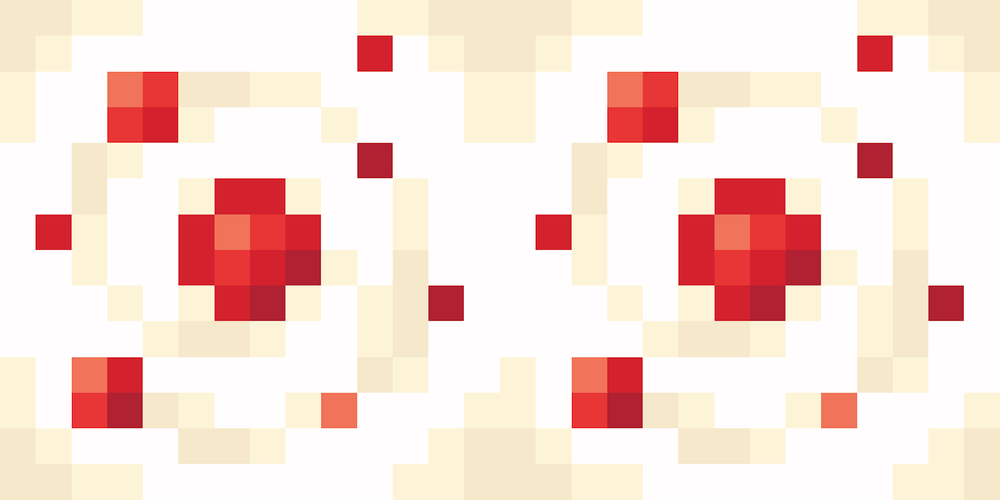
#> input picture cake.png, 1000 x 500 px, shrunk from 1600 x 800 before the run
$ jupyter execute --allow-errors prototype.ipynb
#> lines starting #> are read from the running program, lines starting #| are printed output that depends on the picture
[cell 1]
import skimage.io
import matplotlib.pyplot as plt
import numpy as np
import random

[cell 2]
def total_value(values):
    # return the number of pieces as they are all of equal value
    return len(values)

def cut_position(values, ratio):
    # return the whole cake in the special case where the user wants the whole cake
    if ratio == 1:
        return 1
    # calculate the desired number of pieces
    slices_target = total_value(values) * ratio
    # split the whole and fractional pieces for processing
    whole_pieces = int(slices_target)
    fractional_part = slices_target - whole_pieces
    # get the position of the last whole piece or zero where there are none
    position = values[whole_pieces - 1] if whole_pieces > 0 else 0
    # get the size of the next piece and add a fraction of that to the position
    next_jump = values[whole_pieces] - position
    position += fractional_part * next_jump
    # normalise and return the position
    return position / values[-1]

def evaluate(values, ratio):
    if ratio == 0:
        return 0
    # get the precise position of the end of the cut
    cut_position = values[-1] * ratio
    # get the pieces that come before the cut
    left_pieces = [x for x in values if x < cut_position]
    # get the whole number position as zero or the last piece that comes before the cut
    reference_point = left_pieces[-1] if left_pieces else 0
    # get the width of the first non-left slice
    next_slice_width = values[len(left_pieces)] - reference_point
    # get the fractional width of the piece
    partition_width = cut_position - reference_point
    # add the ratio of the fractinal piece to the number of whole piece
    total_width = len(left_pieces) + partition_width / next_slice_width
    # return the normalised evaluation
    return total_width / len(values)

def diff_cut(values, ratio, range):
    start_value = evaluate(values, range[0])
    end_value = evaluate(values, range[1])

    target_value = start_value + ratio * (end_value - start_value)
    position = cut_position(values, target_value)

    return position

def diff_eval (values, range):
    return evaluate(values, range[1]) - evaluate(values, range[0])

[cell 3]
# Initialise piecewise uniform values
values = [[1, 4, 6.5, 7, 8, 10, 13],
          [2, 4, 6, 8, 10, 12, 14],
          [1, 2, 3, 5, 8, 13, 21]]

# Declare array of colours for each value set
colors = ["red", "green", "blue"]

# Read in the cake image
cake = skimage.io.imread("cake.png") / 255.0

# Instantiate a figure
fig, axs = plt.subplots(1, len(values), figsize=(10, 5))

# Loop over the values array
for idx, (value_set, ax) in enumerate(zip(values, axs)):
    ax.imshow(cake, cmap="gray", interpolation="nearest")
    ax.axis("off")

    # Declare the end of the image and the values
    pixel_width = cake.shape[1]
    slice_width = value_set[-1]

    # Plot a line for each equal value section
    for value in value_set[:-1]:
        position = pixel_width * (value / slice_width)
        ax.axvline(x=position, color= colors[idx], linestyle='-', linewidth=2)
    ax.axvline(x=pixel_width * (cut_position(value_set, 0.5) ), color="black", linestyle='--', linewidth=2)

# Display the figure with a tight layout
plt.tight_layout()
plt.show()
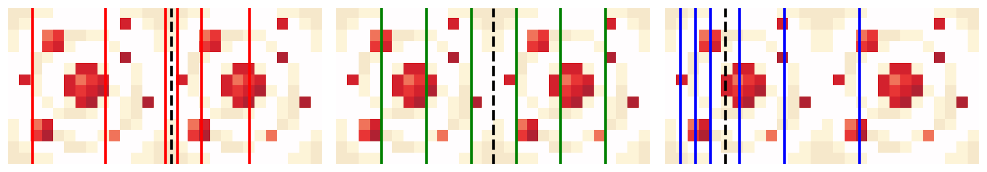
#> figure drawn by matplotlib, 3 panels

[cell 4]
# Two person cut and choose

x = [x/10 for x in sorted(random.sample(range(1, 11), 5))]
y = [x/10 for x in sorted(random.sample(range(1, 11), 5))]

x_cut_pos = cut_position(x, 0.5)

fig, axes = plt.subplots(1, 2, figsize=(8, 4))

for ax, values, color in zip(axes, [x, y], ["green", "blue"]):
    ax.imshow(cake, cmap="gray", interpolation="nearest")
    ax.axis("off")
    ax.axvline(x=pixel_width * cut_position(values, 0.5), color="black", linestyle='--', linewidth=3)
    for value in values[:-1]:
        ax.axvline(x=pixel_width * (value / values[-1]), color=color, linestyle='-', linewidth=1.5)

plt.tight_layout()
plt.show()
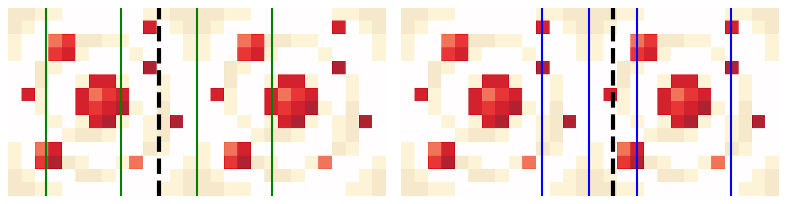
#> figure drawn by matplotlib, 2 panels

print(round(evaluate(x, cut_position(x, 0.5)), 2), round(1 - evaluate(x, cut_position(x, 0.5)), 2))
print(round(evaluate(y, cut_position(x, 0.5)), 2), round(1 - evaluate(y, cut_position(x, 0.5)), 2))

[cell 5]
# Selfridge-conway algorithm

# randomly generate three piecewise uniform value assignments
a, b, c = sorted(random.sample(range(1, 11), 5)), sorted(random.sample(range(1, 11), 5)), sorted(random.sample(range(1, 11), 5))

# generate three slices of equal value according to agent a
initial_cuts = [0, cut_position(a, 1/3), cut_position(a, 2/3), 1]
initial_slices = [(initial_cuts[i], initial_cuts[i+1]) for i in range(len(initial_cuts)-1)]

# generate evaluations from the perspective of agent b
initial_evaluations = [diff_eval(b, x) for x in initial_slices]

print(initial_evaluations)

highest_piece = np.argmax(initial_evaluations)
second_highest_piece = np.argsort(initial_evaluations)[-2]
second_highest_value = initial_evaluations[second_highest_piece]

print(second_highest_value)

for i in range(len(initial_slices)):
    print(f"{i}: {initial_slices[i]} = {initial_evaluations[i]}")

#> (the rest of this cell did not finish here and is left out)

[cell 6]
import numpy as np
import matplotlib.pyplot as plt

# Assuming trim and secondary_slices are already defined

# Define the width of the cake (image width)
pixel_width = cake.shape[1]

# Copy the cake image
new_cake = cake.copy()

# Apply initial slices to the cake
new_cake[:, (int(pixel_width * initial_slices[0][0])):int((pixel_width * initial_slices[0][1])), 0] *= 1/2
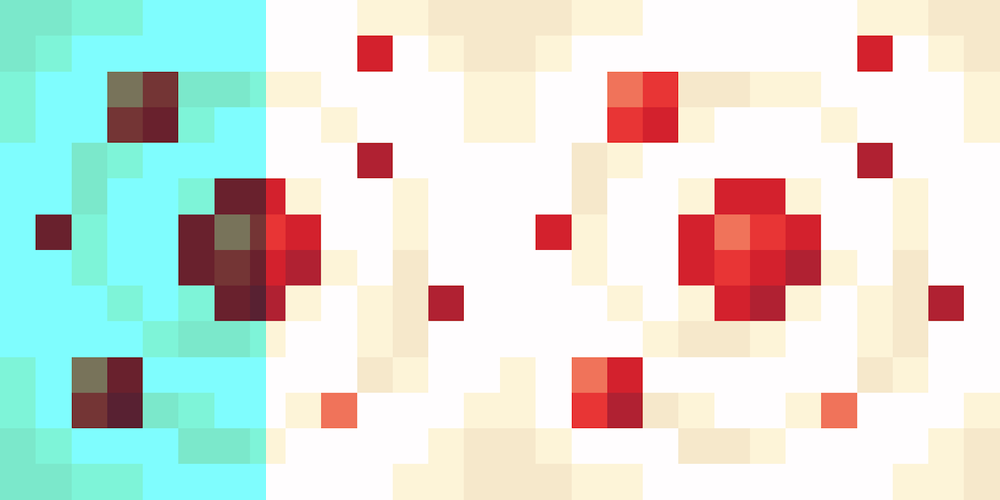
#> new_cake: shape (500, 1000, 3) float64; mean R, G, B 0.844, 0.873, 0.84
new_cake[:, (int(pixel_width * initial_slices[1][0])):int((pixel_width * initial_slices[1][1])), 1] *= 1/2
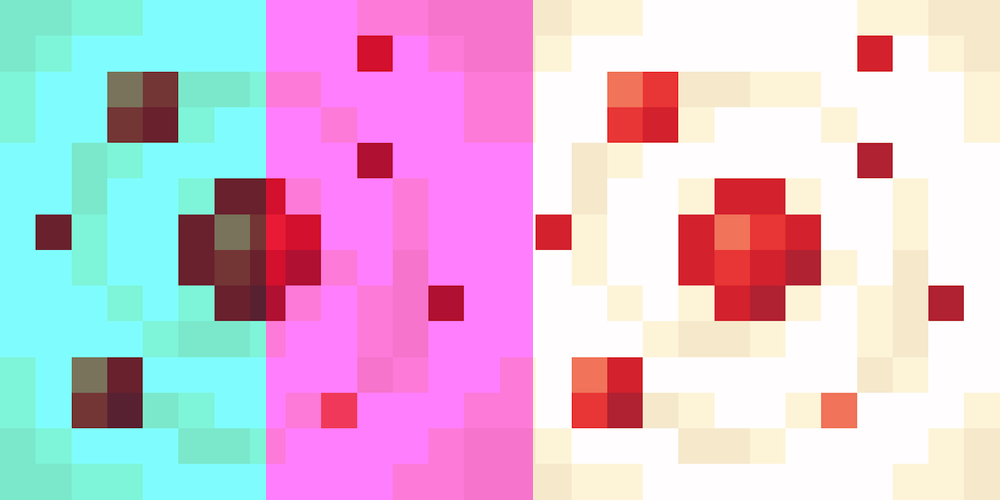
#> new_cake: shape (500, 1000, 3) float64; mean R, G, B 0.844, 0.752, 0.84
new_cake[:, (int(pixel_width * initial_slices[2][0])):int((pixel_width * initial_slices[2][1])), 2] *= 1/2
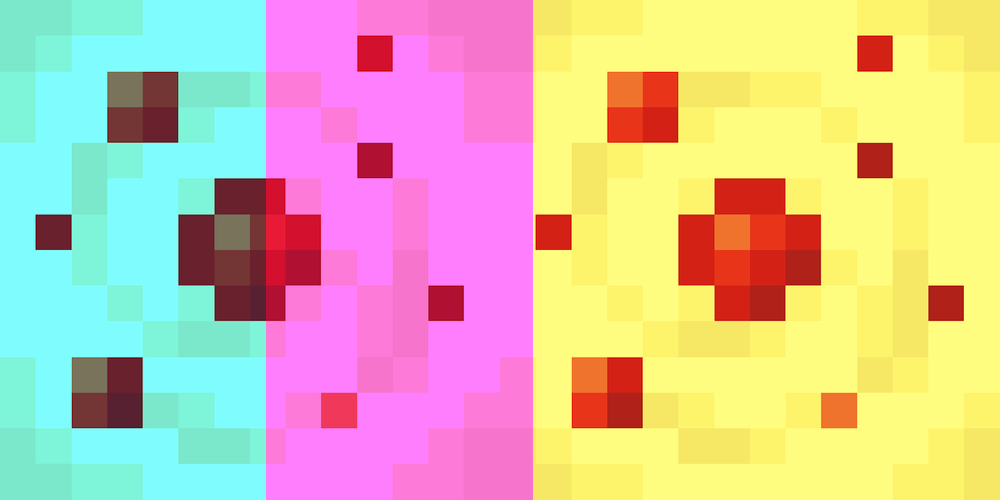
#> new_cake: shape (500, 1000, 3) float64; mean R, G, B 0.844, 0.752, 0.645

# Apply the trim area to the cake
#> (the rest of this cell did not finish here and is left out)

agent A, agent B, agent C

Green is the trim piece

[cell 7]
# Dubins-Spanier

random_array = np.array([np.random.choice(range(1, 11), size=5, replace=False) for _ in range(8)])
random_array = np.sort(random_array, axis=1)

agent_count = random_array.shape[0]
assignments = [None] * agent_count

position = 0


for i in range(agent_count):
    offer = np.full(random_array.shape[0], np.inf)

    adj_value = 1 / sum(x is None for x in assignments)
    for j,agent in enumerate(random_array):
        if assignments[j] == None:
            offer[j] = diff_cut(agent, adj_value, (position, 1))

    winner = np.argmin(offer)
    assignments[winner] = [position, offer[winner]]


    # The last agent gets the remainder of the cake
    if i == agent_count-1:
        assignments[winner] = [position, 1]

    position = offer[winner]

tc = 0
tv = 0
for i,agent in enumerate(random_array):
    tv += diff_eval(agent, assignments[i])
    tc += assignments[i][1] - assignments[i][0]
print("Total assigned value: " + str(tv))
print("Total assigned cake: " +str(tc))


pixel_width = cake.shape[1]

# Copy the cake image
new_cake = cake.copy()

rainbow_colors = [
[1.00, 0.00, 0.00],
[1.00, 0.75, 0.00],
[0.50, 1.00, 0.00],
[0.00, 1.00, 0.25],
[0.00, 1.00, 1.00],
[0.00, 0.25, 1.00],
[0.50, 0.00, 1.00],
[1.00, 0.00, 0.75],
]

for i in range(len(assignments)):
    new_cake[:, (int(pixel_width * assignments[i][0])):int((pixel_width * assignments[i][1])), 0] *= rainbow_colors[i][0]
    new_cake[:, (int(pixel_width * assignments[i][0])):int((pixel_width * assignments[i][1])), 1] *= rainbow_colors[i][1]
    new_cake[:, (int(pixel_width * assignments[i][0])):int((pixel_width * assignments[i][1])), 2] *= rainbow_colors[i][2]
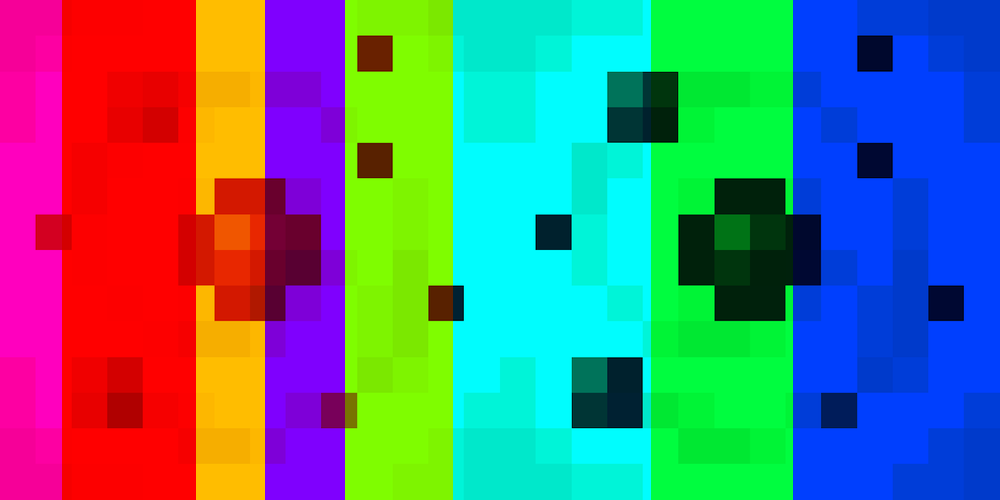
#> new_cake: shape (500, 1000, 3) float64; mean R, G, B 0.349, 0.478, 0.488

# Plot Main Cake on the first subplot
plt.imshow(new_cake)
plt.axis("off")
plt.show()
